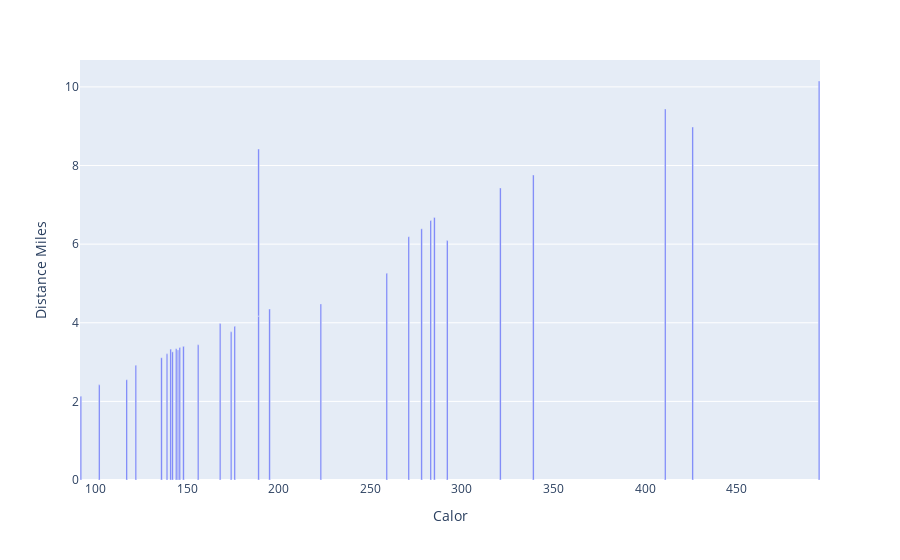

Notebook source saved alongside this figure:
### Code cell
# View Distance and calories
fig = px.bar(workout, x="Calor", y="Distance Miles")
fig.show()

### Figure 1 — Plotly figure (JSON) as saved in the notebook; plotly's stock layout.template omitted (floating-point values rounded to 4 significant figures)
{"data": [{"alignmentgroup": "True", "hovertemplate": "Calor=%{x}<br>Distance Miles=%{y}<extra></extra>", "legendgroup": "", "marker": {"color": "#636efa"}, "name": "", "offsetgroup": "", "orientation": "v", "showlegend": false, "textposition": "auto", "type": "bar", "x": [271, 156, 283, 411, 285, 495, 426, 278, 92, 117, 339, 122, 292, 223, 141, 259, 145, 102, 168, 321, 142, 189, 139, 148, 176, 144, 189, 136, 174, 195, 146], "xaxis": "x", "y": [6.19, 3.44, 6.6, 9.44, 6.68, 10.15, 8.98, 6.39, 2.13, 2.55, 7.76, 2.92, 6.09, 4.48, 3.33, 5.26, 3.31, 2.42, 3.98, 7.43, 3.26, 4.17, 3.21, 3.4, 3.91, 3.34, 4.25, 3.11, 3.77, 4.35, 3.37], "yaxis": "y"}], "layout": {"barmode": "relative", "legend": {"tracegroupgap": 0}, "margin": {"t": 60}, "xaxis": {"anchor": "y", "domain": [0, 1], "title": {"text": "Calor"}}, "yaxis": {"anchor": "x", "domain": [0, 1], "title": {"text": "Distance Miles"}}}}
